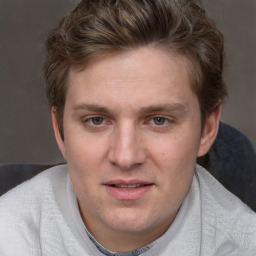
#> input picture xai-face-clustering/data/Human_Faces_Dataset/AI-Generated_Images/000023.jpg, 256 x 256 px, found by its file name; its folder holds 3 pictures in this run
$ python exploratory_plots.py
#> lines starting #> are read from the running program, lines starting #| are printed output that depends on the picture; after the words box and inside, x2 and y2 are one past the last pixel; in counts of white or black regions, pixels touching at a corner belong together
#> in process_directory, img is the input picture: shape (256, 256, 3); mean B, G, R 100.6, 107.1, 126.7
import os
import numpy as np
import matplotlib.pyplot as plt
import cv2
from skimage.feature import local_binary_pattern
from sklearn.manifold import TSNE
from sklearn.preprocessing import StandardScaler
from tqdm import tqdm

# Constants
REAL_DIR = 'xai-face-clustering/data/Human_Faces_Dataset/AI-Generated_Images'
FAKE_DIR = 'xai-face-clustering/data/Human_Faces_Dataset/Real_Images'
IMG_SIZE = (128, 128)
LBP_RADIUS = 1
LBP_POINTS = 8 * LBP_RADIUS

OUTPUT_DIR = 'xai-face-clustering/features/exploratory_plots'
os.makedirs(OUTPUT_DIR, exist_ok=True)

# Feature lists
features = []
labels = []  # 0 for real, 1 for fake
texture_values = []
edge_densities = []
symmetry_scores = []

# Helper functions
def extract_features(img):
    gray = cv2.cvtColor(img, cv2.COLOR_BGR2GRAY)
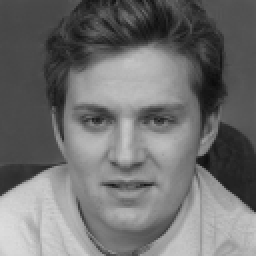
#> gray: shape (128, 128) (shown 2 times larger); min 12, max 222, mean 112.3

    # LBP for texture
    lbp = local_binary_pattern(gray, LBP_POINTS, LBP_RADIUS, method="uniform")
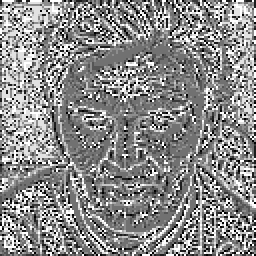
#> lbp: shape (128, 128) float64 (shown 2 times larger); min 0, max 9, mean 4.91; drawn with min black and max white
    lbp_hist, _ = np.histogram(lbp.ravel(), bins=np.arange(0, LBP_POINTS + 3), range=(0, LBP_POINTS + 2), density=True)
#> lbp_hist = [0.0427, 0.0607, 0.051, 0.12, 0.224, 0.142, 0.0676, 0.0751, 0.107, 0.11]
    texture_var = np.var(lbp_hist)
#> texture_var = 0.00265

    # Canny edge detection
    edges = cv2.Canny(gray, 100, 200)
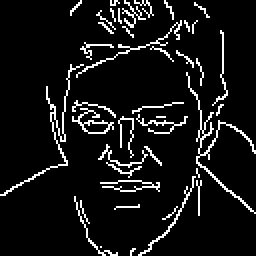
#> edges: shape (128, 128) (shown 2 times larger); 8.1% white in thin lines or dots
    edge_density = np.sum(edges > 0) / (IMG_SIZE[0] * IMG_SIZE[1])
#> edge_density = 0.0812

    # Symmetry score (MSE between left and right halves)
    h, w = gray.shape
#> h = 128; w = 128
    left_half = gray[:, :w // 2]
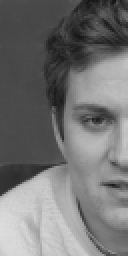
#> left_half: shape (128, 64) (shown 2 times larger); min 19, max 222, mean 115.6
    right_half = np.fliplr(gray[:, w - w // 2:])
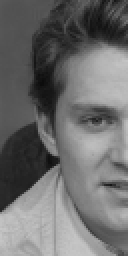
#> right_half: shape (128, 64) (shown 2 times larger); min 12, max 198, mean 109
    if left_half.shape != right_half.shape:
        min_width = min(left_half.shape[1], right_half.shape[1])
        left_half = left_half[:, :min_width]
        right_half = right_half[:, :min_width]
    symmetry_score = np.mean((left_half - right_half) ** 2)
#> symmetry_score = 88.69

    return lbp_hist, texture_var, edge_density, symmetry_score

def process_directory(directory, label):
    for fname in tqdm(os.listdir(directory)):
        fpath = os.path.join(directory, fname)
        img = cv2.imread(fpath)
        if img is not None:
            img = cv2.resize(img, IMG_SIZE)
            lbp_hist, tex_var, edge_dens, sym_score = extract_features(img)
#> tex_var = 0.00265; edge_dens = 0.0812; sym_score = 88.69
            features.append(lbp_hist)
            texture_values.append(tex_var)
            edge_densities.append(edge_dens)
            symmetry_scores.append(sym_score)
            labels.append(label)
#> pass 2 of the loop in process_directory, `for fname in tqdm(os.listdir(directory)):`:
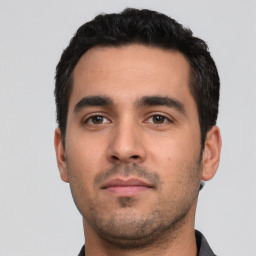
#> input picture xai-face-clustering/data/Human_Faces_Dataset/AI-Generated_Images/000059.jpg, 256 x 256 px, found by its file name
#> in process_directory, img is the input picture: shape (256, 256, 3); mean B, G, R 145.7, 154, 174.6
#> img: shape (128, 128, 3)
#> in extract_features (call 2), `lbp_hist, _ = np.histogram(lbp.ravel(), bins=np.arange(0, LBP_POINTS +..`: lbp_hist = [0.0228, 0.0421, 0.0294, 0.1, 0.18, 0.161, 0.0392, 0.0599, 0.294, 0.0712]
#> texture_var = 0.00683
#> in extract_features (call 2), `edges = cv2.Canny(gray, 100, 200)`:
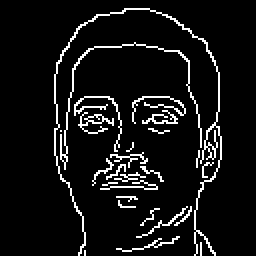
#> edges: shape (128, 128) (shown 2 times larger); 7.5% white in thin lines or dots, all inside (x1, y1, x2, y2) = (27, 4, 111, 128)
#> edge_density = 0.0748
#> in extract_features (call 2), `right_half = np.fliplr(gray[:, w - w // 2:])`:
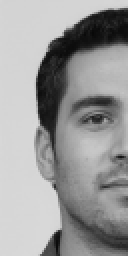
#> right_half: shape (128, 64) (shown 2 times larger); min 8, max 217, mean 153.5
#> symmetry_score = 59.81
#> in process_directory, `lbp_hist, tex_var, edge_dens, sym_score = extract_features(img)`: tex_var = 0.00683; edge_dens = 0.0748; sym_score = 59.81
#> pass 3 of the loop in process_directory, `for fname in tqdm(os.listdir(directory)):`:
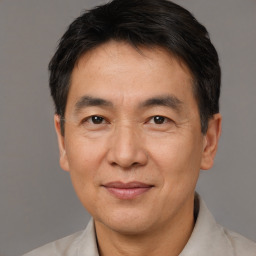
#> input picture xai-face-clustering/data/Human_Faces_Dataset/AI-Generated_Images/000077.jpg, 256 x 256 px, found by its file name
#> in process_directory, img is the input picture: shape (256, 256, 3); mean B, G, R 97.3, 111.3, 136.1
#> img: shape (128, 128, 3)
#> in extract_features (call 3), `lbp_hist, _ = np.histogram(lbp.ravel(), bins=np.arange(0, LBP_POINTS +..`: lbp_hist = [0.025, 0.056, 0.0325, 0.125, 0.203, 0.161, 0.0559, 0.0779, 0.175, 0.0891]
#> texture_var = 0.00352
#> in extract_features (call 3), `edges = cv2.Canny(gray, 100, 200)`:
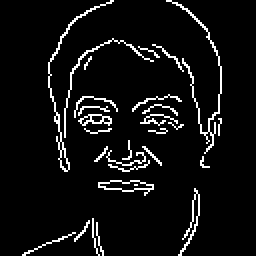
#> edges: shape (128, 128) (shown 2 times larger); 6.3% white in thin lines or dots, all inside (x1, y1, x2, y2) = (11, 0, 111, 128)
#> edge_density = 0.0628
#> in extract_features (call 3), `right_half = np.fliplr(gray[:, w - w // 2:])`:
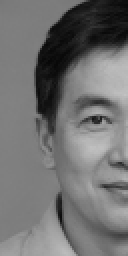
#> right_half: shape (128, 64) (shown 2 times larger); min 7, max 194, mean 113.3
#> symmetry_score = 62.28
#> in process_directory, `lbp_hist, tex_var, edge_dens, sym_score = extract_features(img)`: tex_var = 0.00352; edge_dens = 0.0628; sym_score = 62.28

# Process images
process_directory(REAL_DIR, 0)
process_directory(FAKE_DIR, 1)
#> (the run stopped early here; a loop or call above may not have finished)
